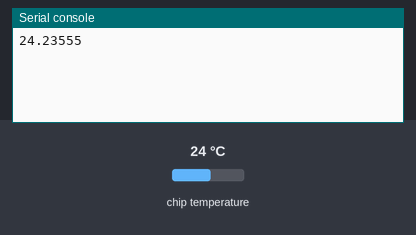
This program was run on a simulated Raspberry Pi Pico running MicroPython. Parts: the last lines printed to the serial console. Inputs (shaded band) come from the test bench; at power-on: chip temperature 24 °C.

Above: at 1.2 s.
1.3 s: chip temperature set to 1 °C
At 3.4 s:
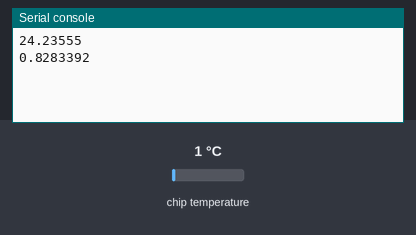
4.0 s: chip temperature set to 11 °C
At 5.0 s:
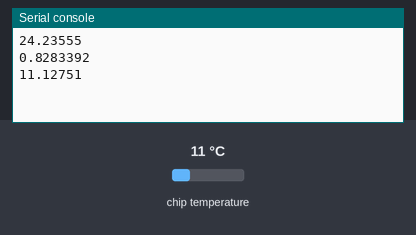
Timing chart, 0 to 7.0 s (numbered marks = the images above; inputs shaded):
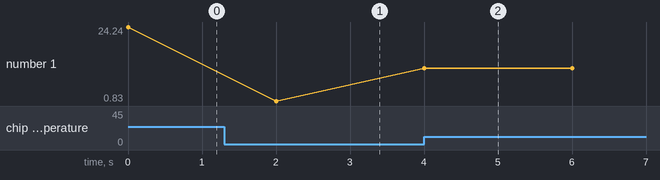

Measured:
- after the input at 1.3 s, the serial console: prints a new line after 0.70 s (image 1)
- after the input at 4.0 s, the serial console: prints a new line at once (image 2)
- plotted number 1: 24.24 → 0.83 after the input at 1.3 s, 0.83 → 11.13 after the input at 4.0 s

The program:

Temperature.py
```python
import machine
import utime

sensor_temp = machine.ADC(4)
conversion_factor = 3.3 / 65535

while True:
    reading = sensor_temp.read_u16() * conversion_factor
    temperature = 27 - (reading - .706) / .001721
    print(temperature)
    utime.sleep(2)
```
